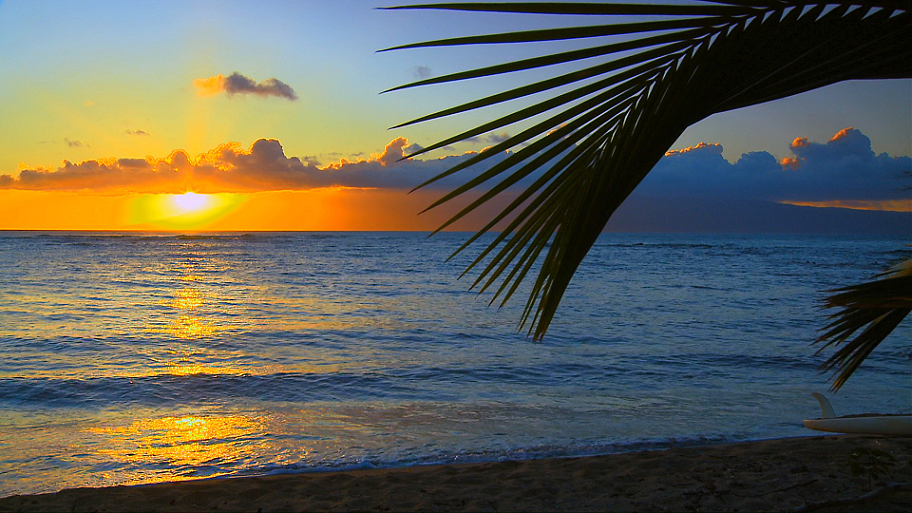
#> input picture OpenCVImageProcessing/GaussianBlur/ornek.png, 912 x 513 px
$ python myGaussianBlurFunc.py
#> lines starting #> are read from the running program, lines starting #| are printed output that depends on the picture
import cv2
import numpy as np
import time
from matplotlib import pyplot as plt


# [53 lines left out: functions gaus_kernel, my_conv_func, not called in this run]


# ----------------------- Ana Program ------------ #

image = cv2.imread('ornek.png', cv2.IMREAD_GRAYSCALE)
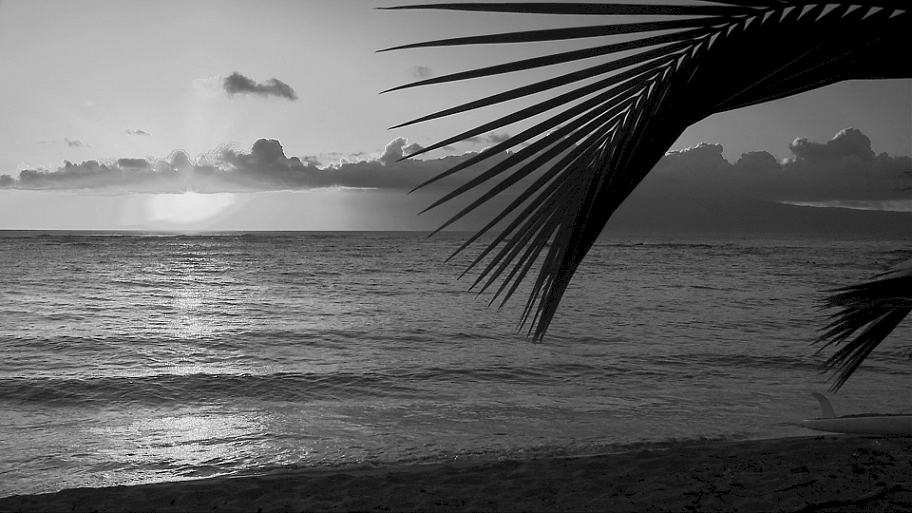
#> image: shape (513, 912); min 0, max 255, mean 97.2

# Kullanıcıdan kernel boyutunu al
try:
    kernel_size = int(input("Bir tek sayi kernel boyutu girin (5, 7, 9 gibi): "))
#> the answer given: 100
    if kernel_size % 2 == 0:
        print("Yalnizca tek sayi girmelisiniz!")
        exit()
#> (the program exits here)
